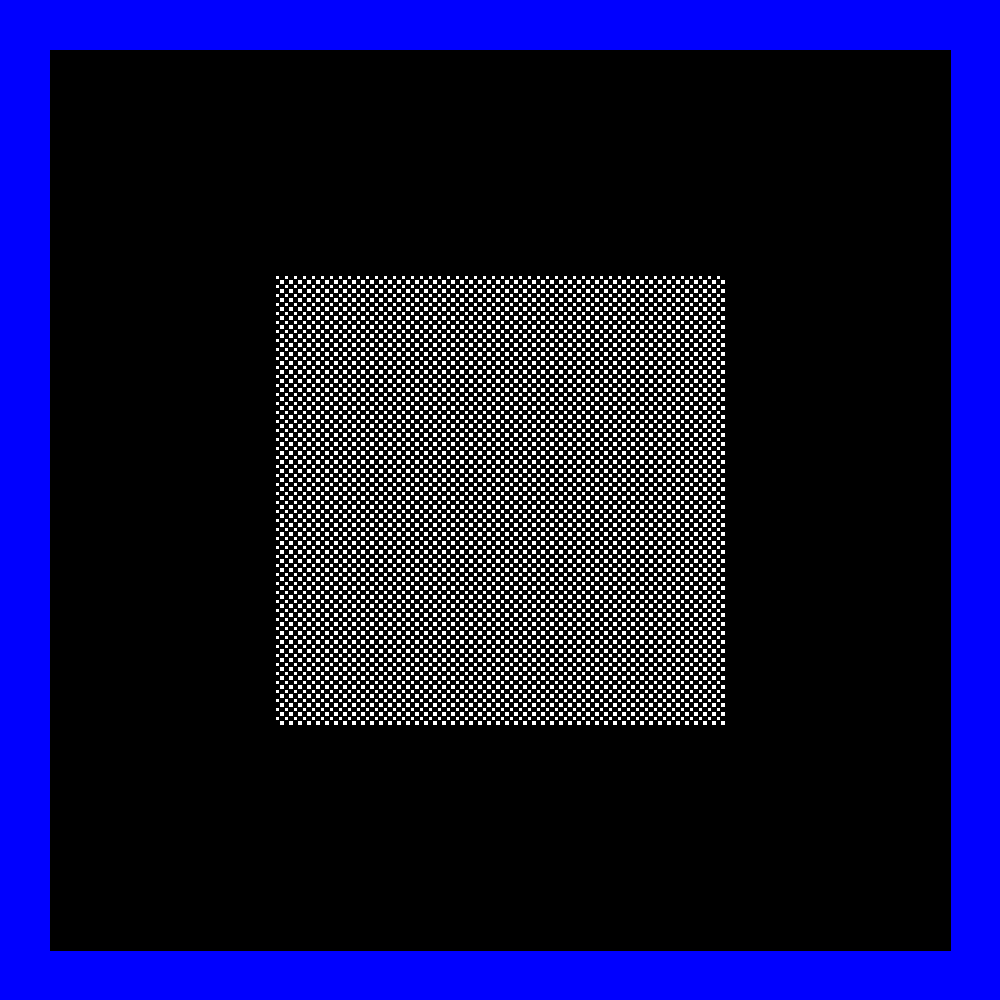
Frame 1 (no input)
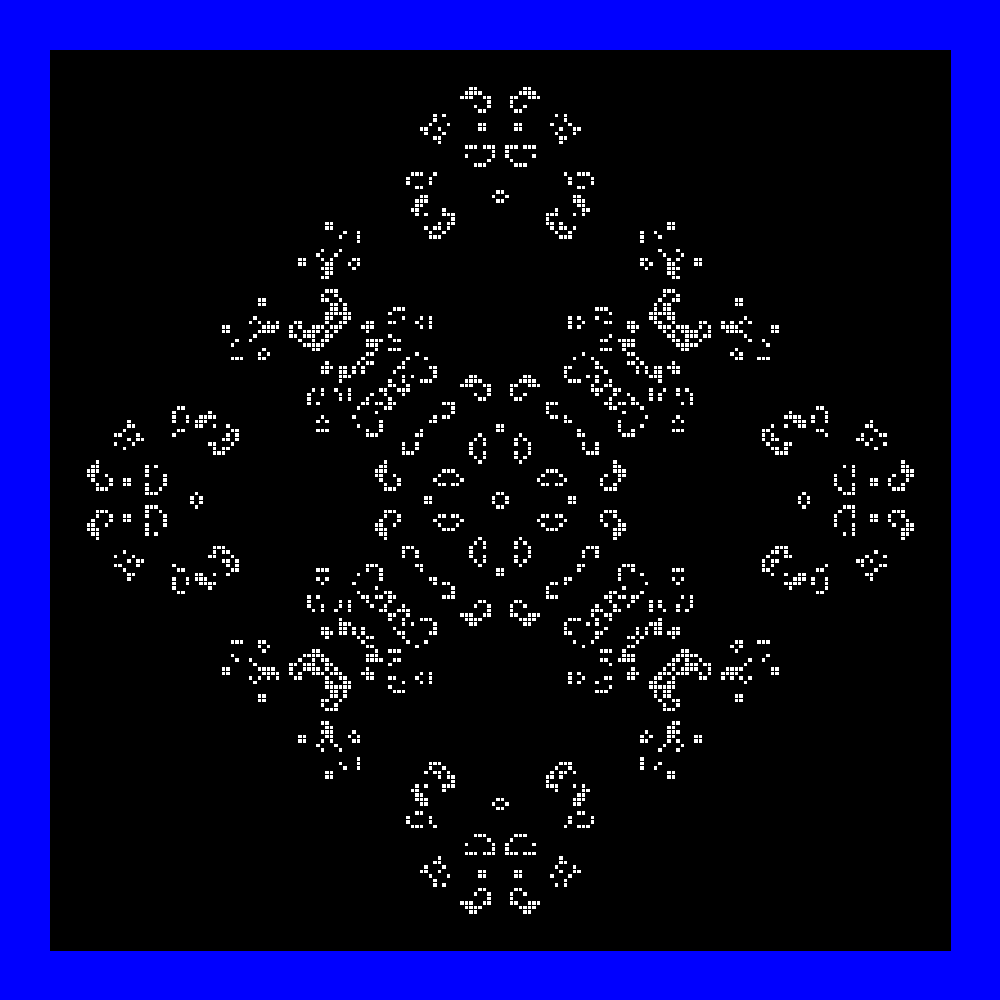
Frame 60 (the mouse pressed at the canvas centre just before this capture)
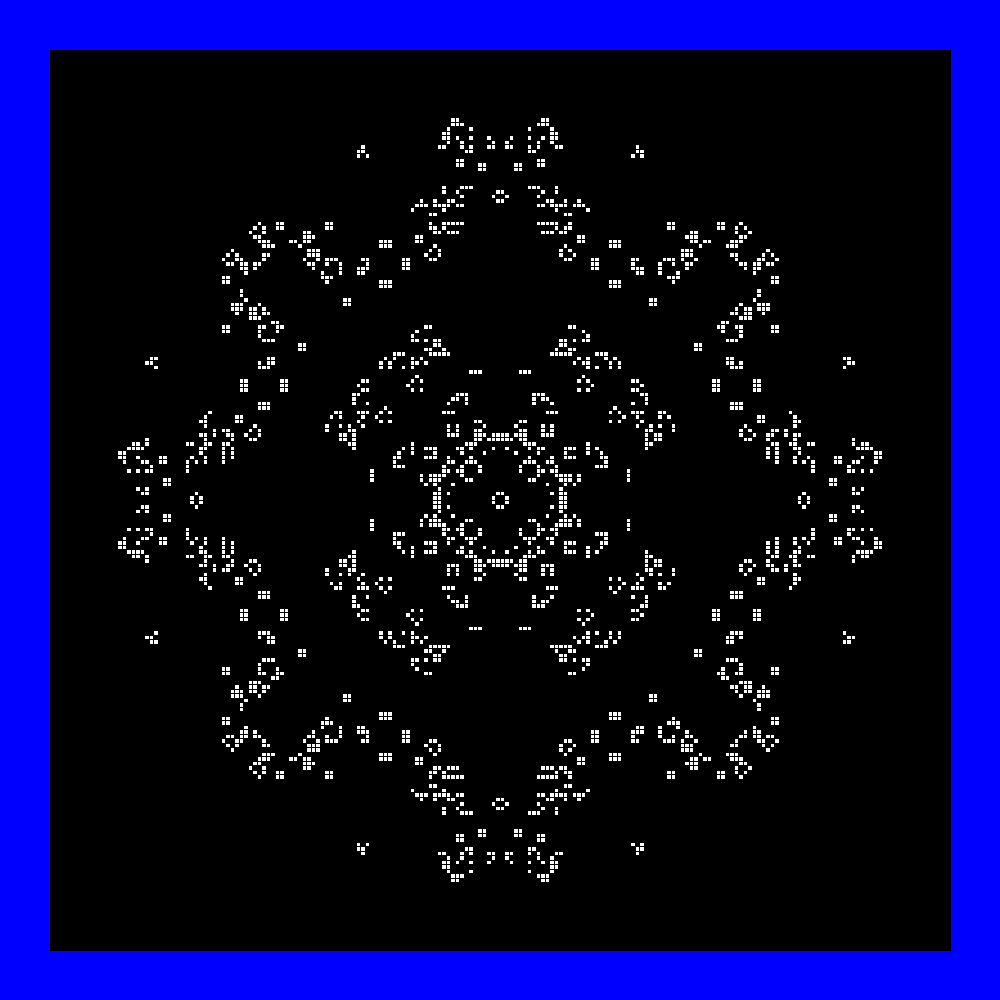
Frame 120 (the mouse held since frame 60 and released just before this capture)

The Processing sketch that drew these frames (run headless with seeded random() and noise(); from frame 60 on, the mouse is pressed at the canvas centre):

// Processing sketch: Game_Of_Life
// ── Game_Of_Life.pde
int n = 200;
boolean[][] cellsNow;
boolean[][] cellsNext;

float cellSize;
float padding = 50;
int blinksPerSecond = 60;

void setup(){
  cellsNow = new boolean[n][n];
  cellsNext = new boolean[n][n];
  size(1000,1000);
  cellSize = (width-2*padding)/n;
  frameRate( blinksPerSecond );
  //setCellValuesRandomly();
  //setSquare();
  setCheckerBoard(100);
}

void draw() {
  background(0,0,255);
    
  float y = padding;
  
  for(int i=0; i<n; i++) {
    for(int j=0; j<n; j++) {
      float x = padding + j*cellSize;
      
      if (cellsNow[i][j])
        fill(255);
        
      else
        fill(0);
        
      rect(x, y, cellSize, cellSize);
    }
    y += cellSize;
  }
  
  //setCellValuesRandomly();
  getNextGenerationUsingGOLRules();
  //and then overwrite cellsNow with cellsNext
}

int directions[][] = {{-1, -1}, {-1, 0}, {-1, 1}, {0, -1}, {0, 1}, {1,-1}, {1,0}, {1,1}};

int findNeighbours(int row, int column) {
  int neighbours = 0;
  for(int i=0; i<8; i++) {
    try {
      if(cellsNow[row+(directions[i][0])][column+(directions[i][1])]) {
        neighbours++;
      }     
    } catch(Exception e) {
      continue;
    }
  }
  return neighbours;
}

void getNextGenerationUsingGOLRules() {
  for(int i=0; i<n; i++) {
    for(int j=0; j<n; j++) {
      int neighbours = findNeighbours(i, j);
      if(cellsNow[i][j]) {
        if(neighbours < 2) {
          cellsNext[i][j] = false;
        } else if(neighbours <= 3) {
          cellsNext[i][j] = true;
        } else if(neighbours > 3) {
          cellsNext[i][j] = false;
        } 
      } else {
        if(neighbours == 3) {
          cellsNext[i][j] = true;
        }
      }
    }
  }
  //set cellsNow to cellsNext
  for(int i=0; i<n; i++) {
    for(int j=0; j<n; j++) {
      cellsNow[i][j] = cellsNext[i][j];
    }
  }
}


//set up boards
void setCheckerBoard(int m) {
  int startX = (n / 2) - (m / 2);
  int endX = (n / 2) + (m / 2);
  for(int i=startX; i<endX; i++) {
    for(int j=startX; j<endX; j++) {      
      if((i+j) % 2 == 0) {
        cellsNow[i][j] = true;
      } else {
        cellsNow[i][j] = false;
      }
    }
  }
}

void setCellValuesRandomly() {
  for(int i=0; i<n; i++) {
    for(int j=0; j<n; j++) {      
      int x = round(random(0,1));
      if (x == 0)
        cellsNow[i][j] = false;
      else
        cellsNow[i][j] = true;
    }
  }
}
